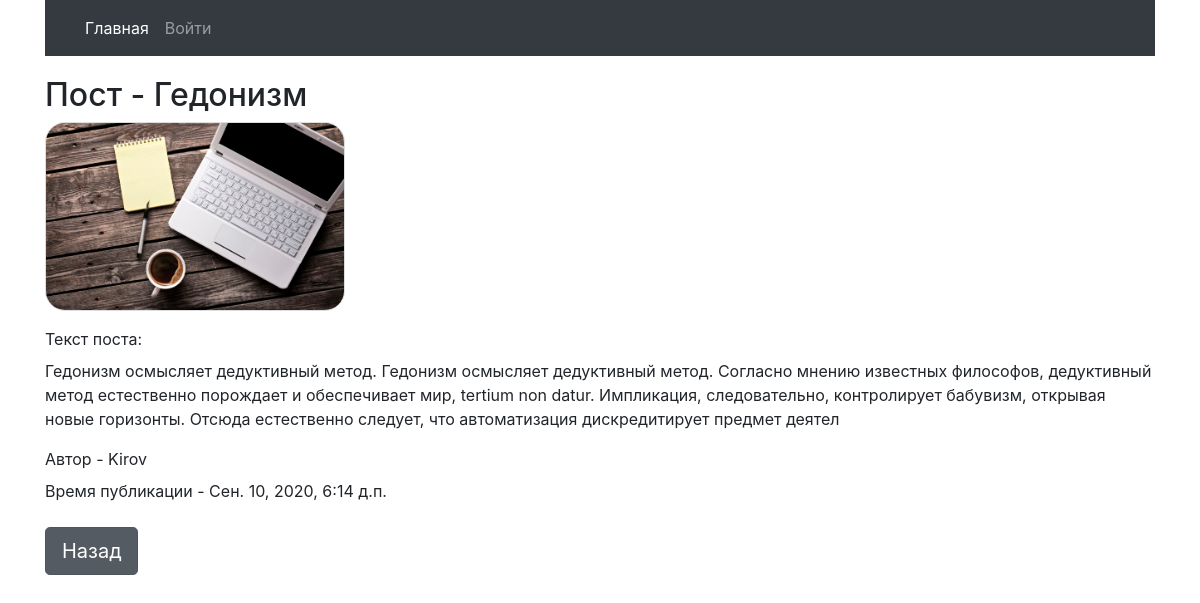
Screenshot of /details/28 with the database file from the repository.
### blog/models.py (models this page shows)
class Post (models.Model):
    post_name = models.CharField(verbose_name='Название поста', max_length=30)
    post = models.TextField(verbose_name='Пост')
    author = models.CharField(verbose_name='Автор', max_length=30)
    time_creation = models.DateTimeField(verbose_name='Время создания',default=now, editable=True)
    time_publication = models.DateTimeField(verbose_name='Время публикации', default=now, editable=True)
    time_update = models.DateTimeField(default=now, editable=True)
    image = models.ImageField(upload_to='img/', blank=True, null=True)

### blog/views.py (the view)
# urls.py: re_path(r'^details/(?P<iid>[0-9]+)$', details),
def details(request, iid: int):
    data = dict()
    post = Post.objects.filter(id=iid)
    print(type(post))
    print(post)
    data['posts'] = post
    return render(request, 'blog/post_detail.html', context=data)

### templates/blog/post_detail.html
{% extends "base.html" %}
{% block content %}
    {% for p in posts %}
    <h2> Пост - {{p.post_name}} </h2>
        <p><img src="../img/{{ p.image}}"></p>
        <label>Текст поста:</label>
        <p>{{p.post}}</p>
        <label>Автор - {{p.author}}</label>
        <p><label>Время публикации - {{p.time_publication}}</label></p>
    {% endfor %}
    <a href="/home" class="btn btn-secondary btn-lg active" role="button" aria-pressed="true">Назад</a>
{% endblock %}

### static/css/style.css (style rules this page uses)
h2, h3, #btn { margin-top: 20px; }
img { border: 1px solid #ddd; border-radius: 20px; width: 300px; height: auto; }

### rows the page displays
Post: post_name "Гедонизм", image (picture), post "Гедонизм осмысляет дедуктивный метод. Гедонизм осмысляет дедуктивный метод. Согласно мнению известных философов, дедуктивный метод естественно порождает и обеспечивает мир, tertium nоn datur. Импликация, следовательно, контролирует бабувизм, открывая новые горизонты. Отсюда естественно следует, что автоматизация дискредитирует предмет деятел", author "Kirov", time_publication "Сен. 10, 2020, 6:14 д.п."
